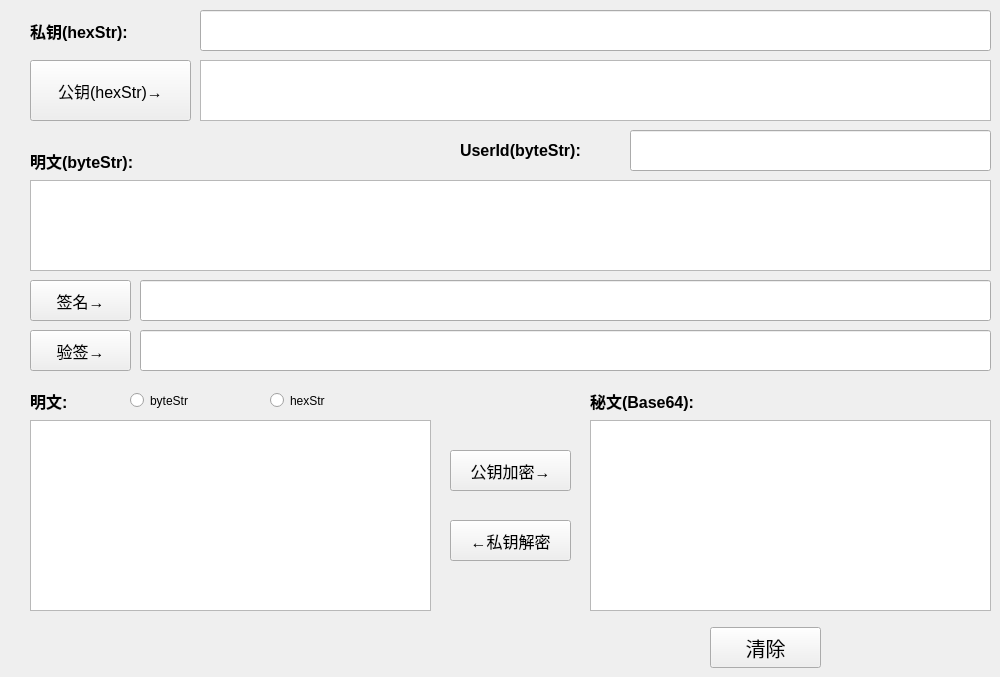
   <widget class="QWidget" name="TabSM2">
    <attribute name="title">
     <string>       SM2       </string>
    </attribute>
    <widget class="QPushButton" name="SM2_ButtonClear">
     <property name="geometry">
      <rect>
       <x>710</x>
       <y>627</y>
       <width>111</width>
       <height>41</height>
      </rect>
     </property>
     <property name="font">
      <font>
       <family>Agency FB</family>
       <pointsize>15</pointsize>
      </font>
     </property>
     <property name="text">
      <string>清除</string>
     </property>
    </widget>
    <widget class="QLabel" name="label_10">
     <property name="geometry">
      <rect>
       <x>30</x>
       <y>20</y>
       <width>191</width>
       <height>21</height>
      </rect>
     </property>
     <property name="font">
      <font>
       <pointsize>12</pointsize>
       <weight>75</weight>
       <bold>true</bold>
      </font>
     </property>
     <property name="text">
      <string>私钥(hexStr):</string>
     </property>
    </widget>
    <widget class="QLineEdit" name="SM2_PriKey">
     <property name="geometry">
      <rect>
       <x>200</x>
       <y>10</y>
       <width>791</width>
       <height>41</height>
      </rect>
     </property>
     <property name="font">
      <font>
       <family>Consolas</family>
       <pointsize>12</pointsize>
      </font>
     </property>
    </widget>
    <widget class="QPushButton" name="SM2_Button1">
     <property name="geometry">
      <rect>
       <x>30</x>
       <y>60</y>
       <width>161</width>
       <height>61</height>
      </rect>
     </property>
     <property name="font">
      <font>
       <pointsize>12</pointsize>
      </font>
     </property>
     <property name="text">
      <string>公钥(hexStr)→</string>
     </property>
    </widget>
    <widget class="QTextEdit" name="SM2_PubKey">
     <property name="geometry">
      <rect>
       <x>200</x>
       <y>60</y>
       <width>791</width>
       <height>61</height>
      </rect>
     </property>
     <property name="font">
      <font>
       <family>Consolas</family>
       <pointsize>12</pointsize>
      </font>
     </property>
    </widget>
    <widget class="QLabel" name="label_11">
     <property name="geometry">
      <rect>
       <x>30</x>
       <y>140</y>
       <width>151</width>
       <height>41</height>
      </rect>
     </property>
     <property name="font">
      <font>
       <pointsize>12</pointsize>
       <weight>75</weight>
       <bold>true</bold>
      </font>
     </property>
     <property name="text">
      <string>明文(byteStr):</string>
     </property>
    </widget>
    <widget class="QTextEdit" name="SM2_Plain">
     <property name="geometry">
      <rect>
       <x>30</x>
       <y>180</y>
       <width>961</width>
       <height>91</height>
      </rect>
     </property>
     <property name="font">
      <font>
       <family>Consolas</family>
       <pointsize>12</pointsize>
      </font>
     </property>
    </widget>
    <widget class="QLineEdit" name="SM2_Sign">
     <property name="geometry">
      <rect>
       <x>140</x>
       <y>280</y>
       <width>851</width>
       <height>41</height>
      </rect>
     </property>
     <property name="font">
      <font>
       <family>Consolas</family>
       <pointsize>12</pointsize>
      </font>
     </property>
    </widget>
    <widget class="QPushButton" name="SM2_Button3">
     <property name="geometry">
      <rect>
       <x>30</x>
       <y>330</y>
       <width>101</width>
       <height>41</height>
      </rect>
     </property>
     <property name="font">
      <font>
       <pointsize>12</pointsize>
      </font>
     </property>
     <property name="text">
      <string>验签→</string>
     </property>
    </widget>
    <widget class="QLineEdit" name="SM2_Verify">
     <property name="geometry">
      <rect>
       <x>140</x>
       <y>330</y>
       <width>851</width>
       <height>41</height>
      </rect>
     </property>
     <property name="font">
      <font>
       <family>Consolas</family>
       <pointsize>12</pointsize>
      </font>
     </property>
    </widget>
    <widget class="QLabel" name="label_13">
     <property name="geometry">
      <rect>
       <x>460</x>
       <y>130</y>
       <width>161</width>
       <height>41</height>
      </rect>
     </property>
     <property name="font">
      <font>
       <pointsize>12</pointsize>
       <weight>75</weight>
       <bold>true</bold>
      </font>
     </property>
     <property name="text">
      <string>UserId(byteStr):</string>
     </property>
    </widget>
    <widget class="QLineEdit" name="SM2_UserId">
     <property name="geometry">
      <rect>
       <x>630</x>
       <y>130</y>
       <width>361</width>
       <height>41</height>
      </rect>
     </property>
     <property name="font">
      <font>
       <family>Consolas</family>
       <pointsize>12</pointsize>
      </font>
     </property>
    </widget>
    <widget class="QPushButton" name="SM2_Button2">
     <property name="geometry">
      <rect>
       <x>30</x>
       <y>280</y>
       <width>101</width>
       <height>41</height>
      </rect>
     </property>
     <property name="font">
      <font>
       <pointsize>12</pointsize>
      </font>
     </property>
     <property name="text">
      <string>签名→</string>
     </property>
    </widget>
    <widget class="QTextEdit" name="SM2_Decrypt_Text">
     <property name="geometry">
      <rect>
       <x>590</x>
       <y>420</y>
       <width>401</width>
       <height>191</height>
      </rect>
     </property>
     <property name="font">
      <font>
       <family>Consolas</family>
       <pointsize>12</pointsize>
      </font>
     </property>
    </widget>
    <widget class="QPushButton" name="SM2_Button4">
     <property name="geometry">
      <rect>
       <x>450</x>
       <y>450</y>
       <width>121</width>
       <height>41</height>
      </rect>
     </property>
     <property name="font">
      <font>
       <pointsize>12</pointsize>
      </font>
     </property>
     <property name="text">
      <string>公钥加密→</string>
     </property>
    </widget>
    <widget class="QPushButton" name="SM2_Button5">
     <property name="geometry">
      <rect>
       <x>450</x>
       <y>520</y>
       <width>121</width>
       <height>41</height>
      </rect>
     </property>
     <property name="font">
      <font>
       <pointsize>12</pointsize>
      </font>
     </property>
     <property name="text">
      <string>←私钥解密</string>
     </property>
    </widget>
    <widget class="QTextEdit" name="SM2_Encrypt_Text">
     <property name="geometry">
      <rect>
       <x>30</x>
       <y>420</y>
       <width>401</width>
       <height>191</height>
      </rect>
     </property>
     <property name="font">
      <font>
       <family>Consolas</family>
       <pointsize>12</pointsize>
      </font>
     </property>
    </widget>
    <widget class="QLabel" name="label_12">
     <property name="geometry">
      <rect>
       <x>30</x>
       <y>380</y>
       <width>71</width>
       <height>41</height>
      </rect>
     </property>
     <property name="font">
      <font>
       <pointsize>12</pointsize>
       <weight>75</weight>
       <bold>true</bold>
      </font>
     </property>
     <property name="text">
      <string>明文:</string>
     </property>
    </widget>
    <widget class="QLabel" name="label_14">
     <property name="geometry">
      <rect>
       <x>590</x>
       <y>380</y>
       <width>151</width>
       <height>41</height>
      </rect>
     </property>
     <property name="font">
      <font>
       <pointsize>12</pointsize>
       <weight>75</weight>
       <bold>true</bold>
      </font>
     </property>
     <property name="text">
      <string>秘文(Base64):</string>
     </property>
    </widget>
    <widget class="QRadioButton" name="SM2_Button_byteStr">
     <property name="geometry">
      <rect>
       <x>130</x>
       <y>390</y>
       <width>121</width>
       <height>21</height>
      </rect>
     </property>
     <property name="text">
      <string>byteStr</string>
     </property>
    </widget>
    <widget class="QRadioButton" name="SM2_Button_hexStr">
     <property name="geometry">
      <rect>
       <x>270</x>
       <y>390</y>
       <width>121</width>
       <height>21</height>
      </rect>
     </property>
     <property name="text">
      <string>hexStr</string>
     </property>
    </widget>
   </widget>
